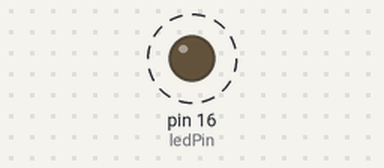
Simulated run of this sketch. Board: Arduino Uno, built with avr-gcc and run on an emulated ATmega328P. On the bench: output pins drawn as LEDs (lit = HIGH). Dashed ring = blinking.

Above: at 0.5 s.
Timing chart, 0 to 4.6 s (numbered marks = the images above):
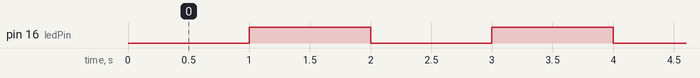

Measured:
- by itself, pin 16 (ledPin): alternates HIGH for 1.0 s and LOW for 1.0 s

The sketch:

Millis_func.ino
```cpp
const int ledPin =  16;
int ledState = LOW;

// Generally, you should use "unsigned long" for variables that hold time
// The value will quickly become too large for an int to store
unsigned long previousMillis = 0;

const long interval = 1000;

void setup() {
  pinMode(ledPin, OUTPUT);
}


void loop() {
  unsigned long currentMillis = millis();

  if (currentMillis - previousMillis >= interval) {

    previousMillis = currentMillis;

    if (ledState == LOW) {
      ledState = HIGH;
    } else {
      ledState = LOW;
    }

    digitalWrite(ledPin, ledState);
  }
}
```
